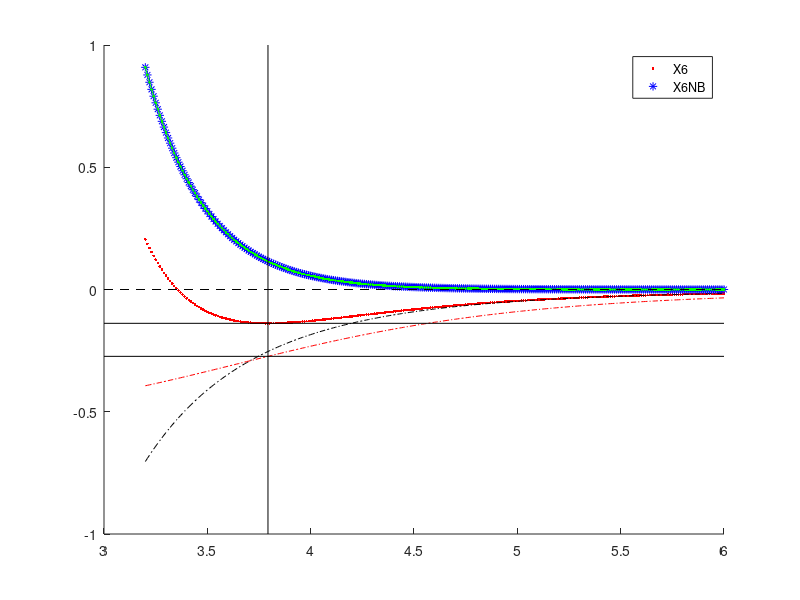

MATLAB code for this plot:


X6poten = @(para, rho)( ...
    para(1)/(para(2) - 6.)* ...
    (6 * exp(para(2).*(1 - rho)) - para(2)./(rho.^6)) ...
);

% para = 0.1383 3.7934 13.1999
X6potenNB = @(para, rho)( ...
    para(1)/(para(2) - 6.)* ...
    (6 * exp(para(2).*(1 - rho))) ...
);

X6Spoten = @(para, rho)( ...
    para(1) /(para(2) - 6.)* ...
    (6./para(3)* exp((para(3) * para(2)).*(1 - rho)) - para(2)./(rho.^6)) ...
);

X6potenLG = @(para, rho)( ...
     - para(1)/(para(2)-6)*para(2)./(rho.^6) ...
);

standardLGpart = @(para, rr)( ...
    -para(1)./(rr.^6 + para(2)^6));

fitFUNC1 = @(para, r)(para(1)* exp(para(2).*r)); % A exp (x R) Note this function uses r rather than \rho


rr = 3.2:0.01: 6;
rrf = 3.2:0.001: 6;



% disp('finished');
rho = rr./3.7934;





rhos = rr./3.7750;
beta1 = [0.0623 , 16.0944 , 1.1];

ys = X6Spoten(beta1, rhos);
% kappa = 6*beta1(2)*(beta1(2)*beta1(3)- 7.)/ (beta1(2)-6.);



%vpasolve(4*x^4 + 3*x^3 + 2*x^2 + x + 5 == 0, x)
figure; hold on;

%%% potential X6
beta0 = [0.1383 , 13.1999];
y = X6poten(beta0, rho);
yNB = X6potenNB(beta0, rho);
plotX6 = plot(rr, y, 'r.');
y1 = X6potenLG(beta0, rho); %DEBUG
plot(rr, y1, 'k-.'); % DEBUG


% plotX6S= plot(rr, ys, 'b.');
plotX6NB= plot(rr, yNB, 'b*');


%%% fitting
rhof = rrf/3.7934;
beta_ = [42.3321 -3.9895];
yNB = X6potenNB(beta0, rhof);

opts = statset('MaxIter',90000);

betaf = nlinfit(rrf, yNB, fitFUNC1, beta_, opts);
% betaf = [0 0 0] % DEBUG
disp(betaf);


%%% potential VOP


y2 = standardLGpart([1704.95, 3.85], rr); % DEBUG
value1 = X6poten((beta0), 1) % the lowest energy for X6 potential
value2 = standardLGpart([1704.95, 3.85], 3.7934) % attractive energy for standard LG part
yNB = fitFUNC1(betaf, rr);
plot(rr, yNB, 'g.-');
plot(rr, y2, 'r-.'); % DEBUG
% test = standardLGpart([684.95, 3.85], 3.5)

plot(xlim, [0 0], 'k --');
plot(xlim, [value1 value1], 'k-');
plot(xlim, [value2 value2], 'k-');

plot([3.7934 3.7934], ylim, 'k-');






h = legend([plotX6, plotX6NB], 'X6', 'X6NB');

% value = X6Spoten(beta1, 1)

%axis([3 6 -0.1 0.1]);

% 102.4 * 10.0944/6/16.0944+7)/16.0944
% syms x;
% eqn = 87.0 == 6*x*(x-7)/(x-6)
% solx = vpasolve(eqn, x);
% disp(solx)
